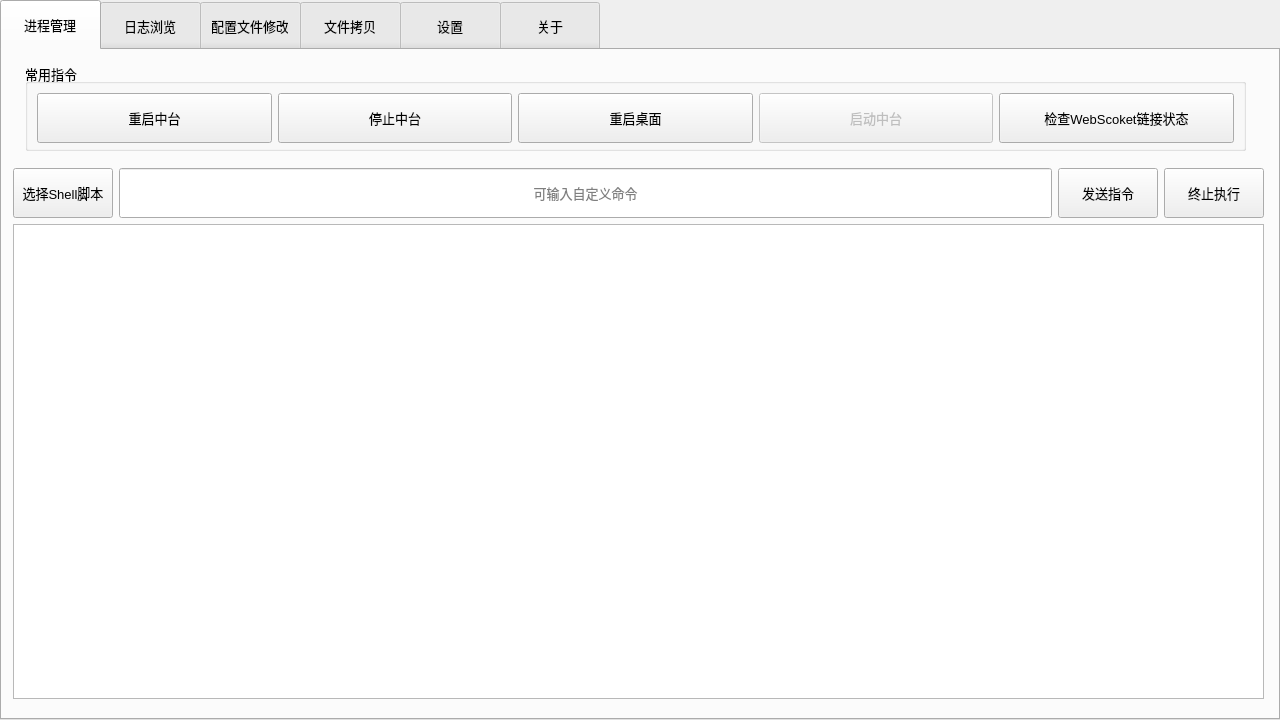
<?xml version="1.0" encoding="UTF-8"?>
<ui version="4.0">
 <class>TabWidget</class>
 <widget class="QTabWidget" name="TabWidget">
  <property name="enabled">
   <bool>true</bool>
  </property>
  <property name="geometry">
   <rect>
    <x>0</x>
    <y>0</y>
    <width>1280</width>
    <height>720</height>
   </rect>
  </property>
  <property name="minimumSize">
   <size>
    <width>1280</width>
    <height>720</height>
   </size>
  </property>
  <property name="maximumSize">
   <size>
    <width>1280</width>
    <height>720</height>
   </size>
  </property>
  <property name="font">
   <font>
    <pointsize>10</pointsize>
   </font>
  </property>
  <property name="windowTitle">
   <string>MidTool</string>
  </property>
  <property name="windowIcon">
   <iconset>
    <normaloff>icon.png</normaloff>icon.png</iconset>
  </property>
  <property name="styleSheet">
   <string notr="true">QTabBar::tab{height:50}
QTabBar::tab{width:100}</string>
  </property>
  <property name="currentIndex">
   <number>0</number>
  </property>
  <widget class="QWidget" name="tab_2">
   <attribute name="title">
    <string>进程管理</string>
   </attribute>
   <widget class="QGroupBox" name="groupBox">
    <property name="geometry">
     <rect>
      <x>23</x>
      <y>13</y>
      <width>1221</width>
      <height>88</height>
     </rect>
    </property>
    <property name="font">
     <font>
      <pointsize>10</pointsize>
     </font>
    </property>
    <property name="title">
     <string>常用指令</string>
    </property>
    <layout class="QHBoxLayout" name="horizontalLayout_3">
     <item>
      <layout class="QHBoxLayout" name="horizontalLayout_2">
       <item>
        <widget class="QPushButton" name="restartButton">
         <property name="minimumSize">
          <size>
           <width>100</width>
           <height>50</height>
          </size>
         </property>
         <property name="font">
          <font>
           <pointsize>10</pointsize>
          </font>
         </property>
         <property name="text">
          <string>重启中台</string>
         </property>
        </widget>
       </item>
       <item>
        <widget class="QPushButton" name="stopButton">
         <property name="minimumSize">
          <size>
           <width>100</width>
           <height>50</height>
          </size>
         </property>
         <property name="font">
          <font>
           <pointsize>10</pointsize>
          </font>
         </property>
         <property name="text">
          <string>停止中台</string>
         </property>
        </widget>
       </item>
       <item>
        <widget class="QPushButton" name="restartdesktopButton">
         <property name="minimumSize">
          <size>
           <width>100</width>
           <height>50</height>
          </size>
         </property>
         <property name="font">
          <font>
           <pointsize>10</pointsize>
          </font>
         </property>
         <property name="text">
          <string>重启桌面</string>
         </property>
        </widget>
       </item>
       <item>
        <widget class="QPushButton" name="startButton">
         <property name="enabled">
          <bool>false</bool>
         </property>
         <property name="minimumSize">
          <size>
           <width>100</width>
           <height>50</height>
          </size>
         </property>
         <property name="font">
          <font>
           <pointsize>10</pointsize>
          </font>
         </property>
         <property name="text">
          <string>启动中台</string>
         </property>
        </widget>
       </item>
       <item>
        <widget class="QPushButton" name="wsButton">
         <property name="minimumSize">
          <size>
           <width>0</width>
           <height>50</height>
          </size>
         </property>
         <property name="font">
          <font>
           <pointsize>10</pointsize>
          </font>
         </property>
         <property name="text">
          <string>检查WebScoket链接状态</string>
         </property>
        </widget>
       </item>
      </layout>
     </item>
    </layout>
   </widget>
   <widget class="QWidget" name="layoutWidget">
    <property name="geometry">
     <rect>
      <x>11</x>
      <y>118</y>
      <width>1251</width>
      <height>531</height>
     </rect>
    </property>
    <layout class="QVBoxLayout" name="verticalLayout">
     <item>
      <layout class="QHBoxLayout" name="horizontalLayout_4">
       <item>
        <widget class="QPushButton" name="shButton">
         <property name="minimumSize">
          <size>
           <width>100</width>
           <height>50</height>
          </size>
         </property>
         <property name="font">
          <font>
           <pointsize>10</pointsize>
          </font>
         </property>
         <property name="text">
          <string>选择Shell脚本</string>
         </property>
        </widget>
       </item>
       <item>
        <widget class="QLineEdit" name="lineEdit_2">
         <property name="minimumSize">
          <size>
           <width>0</width>
           <height>50</height>
          </size>
         </property>
         <property name="font">
          <font>
           <pointsize>10</pointsize>
          </font>
         </property>
         <property name="alignment">
          <set>Qt::AlignCenter</set>
         </property>
         <property name="placeholderText">
          <string>可输入自定义命令</string>
         </property>
        </widget>
       </item>
       <item>
        <widget class="QPushButton" name="sendButton">
         <property name="minimumSize">
          <size>
           <width>100</width>
           <height>50</height>
          </size>
         </property>
         <property name="font">
          <font>
           <pointsize>10</pointsize>
          </font>
         </property>
         <property name="text">
          <string>发送指令</string>
         </property>
        </widget>
       </item>
       <item>
        <widget class="QPushButton" name="killButton">
         <property name="minimumSize">
          <size>
           <width>100</width>
           <height>50</height>
          </size>
         </property>
         <property name="font">
          <font>
           <pointsize>10</pointsize>
          </font>
         </property>
         <property name="text">
          <string>终止执行</string>
         </property>
        </widget>
       </item>
      </layout>
     </item>
     <item>
      <widget class="QTextBrowser" name="textBrowser_2">
       <property name="font">
        <font>
         <pointsize>10</pointsize>
        </font>
       </property>
       <property name="lineWrapMode">
        <enum>QTextEdit::NoWrap</enum>
       </property>
      </widget>
     </item>
    </layout>
   </widget>
  </widget>
  <widget class="QWidget" name="tab">
   <attribute name="title">
    <string>日志浏览</string>
   </attribute>
   <widget class="QWidget" name="layoutWidget">
    <property name="geometry">
     <rect>
      <x>10</x>
      <y>10</y>
      <width>1251</width>
      <height>641</height>
     </rect>
    </property>
    <layout class="QVBoxLayout" name="verticalLayout_3">
     <item>
      <layout class="QHBoxLayout" name="horizontalLayout">
       <item>
        <widget class="QPushButton" name="openfileButton">
         <property name="minimumSize">
          <size>
           <width>100</width>
           <height>50</height>
          </size>
         </property>
         <property name="font">
          <font>
           <pointsize>10</pointsize>
          </font>
         </property>
         <property name="text">
          <string>加载历史日志</string>
         </property>
        </widget>
       </item>
       <item>
        <widget class="QPushButton" name="tailButton">
         <property name="minimumSize">
          <size>
           <width>100</width>
           <height>50</height>
          </size>
         </property>
         <property name="font">
          <font>
           <pointsize>10</pointsize>
          </font>
         </property>
         <property name="text">
          <string>监控当前日志</string>
         </property>
        </widget>
       </item>
       <item>
        <widget class="QPushButton" name="stoptailButton">
         <property name="minimumSize">
          <size>
           <width>100</width>
           <height>50</height>
          </size>
         </property>
         <property name="font">
          <font>
           <pointsize>10</pointsize>
          </font>
         </property>
         <property name="text">
          <string>停止监控日志</string>
         </property>
        </widget>
       </item>
       <item>
        <widget class="QLineEdit" name="lineEdit">
         <property name="minimumSize">
          <size>
           <width>400</width>
           <height>50</height>
          </size>
         </property>
         <property name="font">
          <font>
           <pointsize>10</pointsize>
          </font>
         </property>
         <property name="text">
          <string/>
         </property>
         <property name="alignment">
          <set>Qt::AlignCenter</set>
         </property>
         <property name="placeholderText">
          <string>请输入关键字</string>
         </property>
        </widget>
       </item>
       <item>
        <widget class="QPushButton" name="clearButton">
         <property name="minimumSize">
          <size>
           <width>50</width>
           <height>50</height>
          </size>
         </property>
         <property name="maximumSize">
          <size>
           <width>50</width>
           <height>16777215</height>
          </size>
         </property>
         <property name="font">
          <font>
           <pointsize>10</pointsize>
          </font>
         </property>
         <property name="text">
          <string>清除</string>
         </property>
        </widget>
       </item>
       <item>
        <widget class="QPushButton" name="searchButton">
         <property name="minimumSize">
          <size>
           <width>50</width>
           <height>50</height>
          </size>
         </property>
         <property name="maximumSize">
          <size>
           <width>50</width>
           <height>16777215</height>
          </size>
         </property>
         <property name="font">
          <font>
           <pointsize>10</pointsize>
          </font>
         </property>
         <property name="text">
          <string>搜索</string>
         </property>
        </widget>
       </item>
       <item>
        <widget class="QPushButton" name="prevButton">
         <property name="minimumSize">
          <size>
           <width>100</width>
           <height>50</height>
          </size>
         </property>
         <property name="font">
          <font>
           <pointsize>10</pointsize>
          </font>
         </property>
         <property name="text">
          <string>上一处</string>
         </property>
        </widget>
       </item>
       <item>
        <widget class="QPushButton" name="nextButton">
         <property name="minimumSize">
          <size>
           <width>100</width>
           <height>50</height>
          </size>
         </property>
         <property name="font">
          <font>
           <pointsize>10</pointsize>
          </font>
         </property>
         <property name="text">
          <string>下一处</string>
         </property>
        </widget>
       </item>
       <item>
        <widget class="QLabel" name="label">
         <property name="minimumSize">
          <size>
           <width>100</width>
           <height>50</height>
          </size>
         </property>
         <property name="font">
          <font>
           <pointsize>10</pointsize>
          </font>
         </property>
         <property name="text">
          <string/>
         </property>
         <property name="alignment">
          <set>Qt::AlignCenter</set>
         </property>
        </widget>
       </item>
       <item>
        <layout class="QVBoxLayout" name="verticalLayout_2">
         <item>
          <widget class="QCheckBox" name="match_case">
           <property name="font">
            <font>
             <pointsize>10</pointsize>
            </font>
           </property>
           <property name="text">
            <string>区分大小写</string>
           </property>
          </widget>
         </item>
         <item>
          <widget class="QCheckBox" name="match_word">
           <property name="font">
            <font>
             <pointsize>10</pointsize>
            </font>
           </property>
           <property name="text">
            <string>单词匹配</string>
           </property>
          </widget>
         </item>
        </layout>
       </item>
      </layout>
     </item>
     <item>
      <widget class="QTextBrowser" name="textBrowser">
       <property name="font">
        <font>
         <pointsize>10</pointsize>
        </font>
       </property>
       <property name="lineWrapMode">
        <enum>QTextEdit::NoWrap</enum>
       </property>
      </widget>
     </item>
    </layout>
   </widget>
  </widget>
  <widget class="QWidget" name="tab_3">
   <attribute name="title">
    <string>配置文件修改</string>
   </attribute>
   <widget class="QWidget" name="layoutWidget">
    <property name="geometry">
     <rect>
      <x>10</x>
      <y>10</y>
      <width>1251</width>
      <height>641</height>
     </rect>
    </property>
    <layout class="QVBoxLayout" name="verticalLayout_4">
     <item>
      <layout class="QHBoxLayout" name="horizontalLayout_5">
       <item>
        <widget class="QPushButton" name="opencfgdirButton">
         <property name="minimumSize">
          <size>
           <width>100</width>
           <height>50</height>
          </size>
         </property>
         <property name="maximumSize">
          <size>
           <width>100</width>
           <height>50</height>
          </size>
         </property>
         <property name="font">
          <font>
           <pointsize>10</pointsize>
          </font>
         </property>
         <property name="text">
          <string>浏览</string>
         </property>
        </widget>
       </item>
       <item>
        <widget class="QComboBox" name="comboBox">
         <property name="maximumSize">
          <size>
           <width>16777215</width>
           <height>50</height>
          </size>
         </property>
         <property name="font">
          <font>
           <pointsize>10</pointsize>
          </font>
         </property>
        </widget>
       </item>
       <item>
        <widget class="QPushButton" name="saveButton">
         <property name="minimumSize">
          <size>
           <width>100</width>
           <height>50</height>
          </size>
         </property>
         <property name="maximumSize">
          <size>
           <width>100</width>
           <height>50</height>
          </size>
         </property>
         <property name="font">
          <font>
           <pointsize>10</pointsize>
          </font>
         </property>
         <property name="text">
          <string>保存</string>
         </property>
        </widget>
       </item>
       <item>
        <widget class="QPushButton" name="saveasButton">
         <property name="minimumSize">
          <size>
           <width>100</width>
           <height>50</height>
          </size>
         </property>
         <property name="maximumSize">
          <size>
           <width>100</width>
           <height>50</height>
          </size>
         </property>
         <property name="font">
          <font>
           <pointsize>10</pointsize>
          </font>
         </property>
         <property name="text">
          <string>另存为</string>
         </property>
        </widget>
       </item>
      </layout>
     </item>
     <item>
      <widget class="QPlainTextEdit" name="plainTextEdit">
       <property name="font">
        <font>
         <pointsize>10</pointsize>
        </font>
       </property>
       <property name="lineWrapMode">
        <enum>QPlainTextEdit::NoWrap</enum>
       </property>
      </widget>
     </item>
    </layout>
   </widget>
  </widget>
  <widget class="QWidget" name="tab_6">
   <attribute name="title">
    <string>文件拷贝</string>
   </attribute>
   <widget class="QListWidget" name="listWidget">
    <property name="geometry">
     <rect>
      <x>10</x>
      <y>10</y>
      <width>401</width>
      <height>641</height>
     </rect>
    </property>
   </widget>
  </widget>
  <widget class="QWidget" name="tab_5">
   <attribute name="title">
    <string>设置</string>
   </attribute>
   <widget class="QWidget" name="">
    <property name="geometry">
     <rect>
      <x>10</x>
      <y>10</y>
      <width>1251</width>
      <height>641</height>
     </rect>
    </property>
    <layout class="QGridLayout" name="gridLayout">
     <item row="0" column="0">
      <widget class="QGroupBox" name="groupBox_3">
       <property name="font">
        <font>
         <pointsize>10</pointsize>
        </font>
       </property>
       <property name="title">
        <string>全局（未启用）</string>
       </property>
       <layout class="QVBoxLayout" name="verticalLayout_5">
        <item>
         <layout class="QHBoxLayout" name="horizontalLayout_7">
          <item>
           <widget class="QLabel" name="label_5">
            <property name="minimumSize">
             <size>
              <width>100</width>
              <height>50</height>
             </size>
            </property>
            <property name="font">
             <font>
              <pointsize>10</pointsize>
             </font>
            </property>
            <property name="text">
             <string>项目名称</string>
            </property>
            <property name="alignment">
             <set>Qt::AlignCenter</set>
            </property>
           </widget>
          </item>
          <item>
           <widget class="QLineEdit" name="lineEdit_4">
            <property name="minimumSize">
             <size>
              <width>0</width>
              <height>50</height>
             </size>
            </property>
            <property name="font">
             <font>
              <pointsize>10</pointsize>
             </font>
            </property>
           </widget>
          </item>
         </layout>
        </item>
       </layout>
      </widget>
     </item>
     <item row="0" column="1">
      <widget class="QGroupBox" name="groupBox_2">
       <property name="font">
        <font>
         <pointsize>10</pointsize>
        </font>
       </property>
       <property name="title">
        <string>进程管理（未启用）</string>
       </property>
       <layout class="QVBoxLayout" name="verticalLayout_7">
        <item>
         <layout class="QHBoxLayout" name="horizontalLayout_6">
          <item>
           <widget class="QLabel" name="label_4">
            <property name="minimumSize">
             <size>
              <width>100</width>
              <height>50</height>
             </size>
            </property>
            <property name="font">
             <font>
              <pointsize>10</pointsize>
             </font>
            </property>
            <property name="text">
             <string>命令行工作路径</string>
            </property>
            <property name="alignment">
             <set>Qt::AlignCenter</set>
            </property>
           </widget>
          </item>
          <item>
           <widget class="QLineEdit" name="lineEdit_3">
            <property name="minimumSize">
             <size>
              <width>0</width>
              <height>50</height>
             </size>
            </property>
            <property name="font">
             <font>
              <pointsize>10</pointsize>
             </font>
            </property>
            <property name="text">
             <string>/nubomed</string>
            </property>
           </widget>
          </item>
         </layout>
        </item>
       </layout>
      </widget>
     </item>
     <item row="1" column="0">
      <widget class="QGroupBox" name="groupBox_5">
       <property name="font">
        <font>
         <pointsize>10</pointsize>
        </font>
       </property>
       <property name="title">
        <string>日志浏览</string>
       </property>
       <layout class="QVBoxLayout" name="verticalLayout_8">
        <item>
         <layout class="QHBoxLayout" name="horizontalLayout_9">
          <item>
           <widget class="QLabel" name="label_7">
            <property name="minimumSize">
             <size>
              <width>100</width>
              <height>50</height>
             </size>
            </property>
            <property name="font">
             <font>
              <pointsize>10</pointsize>
             </font>
            </property>
            <property name="text">
             <string>日志所在路径</string>
            </property>
            <property name="alignment">
             <set>Qt::AlignCenter</set>
            </property>
           </widget>
          </item>
          <item>
           <widget class="QLineEdit" name="logpathlineEdit">
            <property name="minimumSize">
             <size>
              <width>0</width>
              <height>50</height>
             </size>
            </property>
            <property name="font">
             <font>
              <pointsize>10</pointsize>
             </font>
            </property>
            <property name="text">
             <string>/nubomed</string>
            </property>
           </widget>
          </item>
         </layout>
        </item>
       </layout>
      </widget>
     </item>
     <item row="1" column="1">
      <widget class="QGroupBox" name="groupBox_6">
       <property name="font">
        <font>
         <pointsize>10</pointsize>
        </font>
       </property>
       <property name="title">
        <string>配置文件修改</string>
       </property>
       <layout class="QVBoxLayout" name="verticalLayout_9">
        <item>
         <layout class="QHBoxLayout" name="horizontalLayout_10">
          <item>
           <widget class="QLabel" name="label_8">
            <property name="minimumSize">
             <size>
              <width>100</width>
              <height>50</height>
             </size>
            </property>
            <property name="font">
             <font>
              <pointsize>10</pointsize>
             </font>
            </property>
            <property name="text">
             <string>配置所在路径</string>
            </property>
            <property name="alignment">
             <set>Qt::AlignCenter</set>
            </property>
           </widget>
          </item>
          <item>
           <widget class="QLineEdit" name="cfgpathlineEdit">
            <property name="minimumSize">
             <size>
              <width>0</width>
              <height>50</height>
             </size>
            </property>
            <property name="font">
             <font>
              <pointsize>10</pointsize>
             </font>
            </property>
            <property name="text">
             <string>/nubomed/consumable-collate-service/conf</string>
            </property>
           </widget>
          </item>
         </layout>
        </item>
       </layout>
      </widget>
     </item>
    </layout>
   </widget>
  </widget>
  <widget class="QWidget" name="tab_4">
   <attribute name="title">
    <string>关于</string>
   </attribute>
   <widget class="QWidget" name="layoutWidget">
    <property name="geometry">
     <rect>
      <x>490</x>
      <y>260</y>
      <width>398</width>
      <height>64</height>
     </rect>
    </property>
    <layout class="QVBoxLayout" name="verticalLayout_6">
     <item>
      <widget class="QLabel" name="label_2">
       <property name="font">
        <font>
         <pointsize>20</pointsize>
        </font>
       </property>
       <property name="text">
        <string>MidTool 中台工具箱 0.3</string>
       </property>
       <property name="alignment">
        <set>Qt::AlignLeading|Qt::AlignLeft|Qt::AlignVCenter</set>
       </property>
      </widget>
     </item>
     <item>
      <widget class="QLabel" name="label_3">
       <property name="font">
        <font>
         <pointsize>12</pointsize>
        </font>
       </property>
       <property name="text">
        <string>版权所有 2022 NuboMed. 保留所有权力。</string>
       </property>
      </widget>
     </item>
    </layout>
   </widget>
  </widget>
 </widget>
 <resources/>
 <connections/>
</ui>
